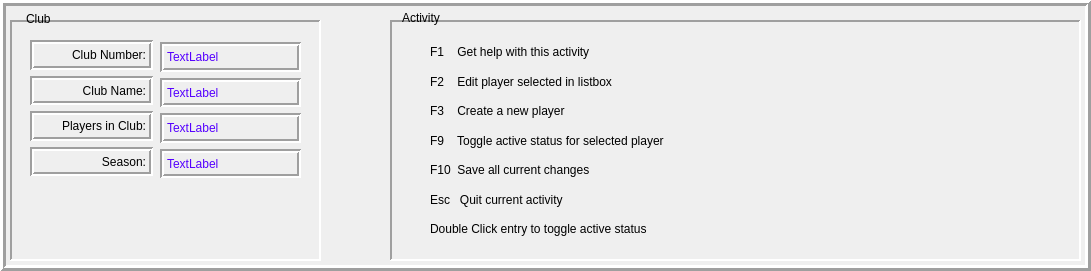
   <widget class="QFrame" name="sessionFrame">
    <property name="geometry">
     <rect>
      <x>10</x>
      <y>20</y>
      <width>1091</width>
      <height>271</height>
     </rect>
    </property>
    <property name="frameShape">
     <enum>QFrame::Shape::Box</enum>
    </property>
    <property name="frameShadow">
     <enum>QFrame::Shadow::Raised</enum>
    </property>
    <property name="lineWidth">
     <number>3</number>
    </property>
    <widget class="QFrame" name="clubFrame">
     <property name="geometry">
      <rect>
       <x>10</x>
       <y>20</y>
       <width>311</width>
       <height>241</height>
      </rect>
     </property>
     <property name="frameShape">
      <enum>QFrame::Shape::Panel</enum>
     </property>
     <property name="frameShadow">
      <enum>QFrame::Shadow::Sunken</enum>
     </property>
     <property name="lineWidth">
      <number>2</number>
     </property>
     <widget class="QWidget" name="layoutWidget">
      <property name="geometry">
       <rect>
        <x>20</x>
        <y>20</y>
        <width>123</width>
        <height>136</height>
       </rect>
      </property>
      <layout class="QVBoxLayout" name="verticalLayout_3">
       <item>
        <widget class="QLabel" name="clubNumberLabel">
         <property name="frameShape">
          <enum>QFrame::Shape::Box</enum>
         </property>
         <property name="frameShadow">
          <enum>QFrame::Shadow::Sunken</enum>
         </property>
         <property name="lineWidth">
          <number>2</number>
         </property>
         <property name="text">
          <string>Club Number:</string>
         </property>
         <property name="alignment">
          <set>Qt::AlignmentFlag::AlignRight|Qt::AlignmentFlag::AlignTrailing|Qt::AlignmentFlag::AlignVCenter</set>
         </property>
        </widget>
       </item>
       <item>
        <widget class="QLabel" name="clubNameLabel">
         <property name="frameShape">
          <enum>QFrame::Shape::Box</enum>
         </property>
         <property name="frameShadow">
          <enum>QFrame::Shadow::Sunken</enum>
         </property>
         <property name="lineWidth">
          <number>2</number>
         </property>
         <property name="text">
          <string>Club Name:</string>
         </property>
         <property name="alignment">
          <set>Qt::AlignmentFlag::AlignRight|Qt::AlignmentFlag::AlignTrailing|Qt::AlignmentFlag::AlignVCenter</set>
         </property>
        </widget>
       </item>
       <item>
        <widget class="QLabel" name="clubPlayersLabel">
         <property name="frameShape">
          <enum>QFrame::Shape::Box</enum>
         </property>
         <property name="frameShadow">
          <enum>QFrame::Shadow::Sunken</enum>
         </property>
         <property name="lineWidth">
          <number>2</number>
         </property>
         <property name="text">
          <string>Players in Club:</string>
         </property>
         <property name="alignment">
          <set>Qt::AlignmentFlag::AlignRight|Qt::AlignmentFlag::AlignTrailing|Qt::AlignmentFlag::AlignVCenter</set>
         </property>
        </widget>
       </item>
       <item>
        <widget class="QLabel" name="clubSeasonLabel">
         <property name="frameShape">
          <enum>QFrame::Shape::Box</enum>
         </property>
         <property name="frameShadow">
          <enum>QFrame::Shadow::Sunken</enum>
         </property>
         <property name="lineWidth">
          <number>2</number>
         </property>
         <property name="text">
          <string>Season:</string>
         </property>
         <property name="alignment">
          <set>Qt::AlignmentFlag::AlignRight|Qt::AlignmentFlag::AlignTrailing|Qt::AlignmentFlag::AlignVCenter</set>
         </property>
        </widget>
       </item>
      </layout>
     </widget>
     <widget class="QWidget" name="layoutWidget">
      <property name="geometry">
       <rect>
        <x>150</x>
        <y>22</y>
        <width>141</width>
        <height>136</height>
       </rect>
      </property>
      <layout class="QVBoxLayout" name="verticalLayout_4">
       <item>
        <widget class="QLabel" name="clubNumber">
         <property name="styleSheet">
          <string notr="true">color: rgb(85, 0, 255);
font: 700 11pt &quot;Segoe UI&quot;;</string>
         </property>
         <property name="frameShape">
          <enum>QFrame::Shape::Box</enum>
         </property>
         <property name="frameShadow">
          <enum>QFrame::Shadow::Sunken</enum>
         </property>
         <property name="lineWidth">
          <number>2</number>
         </property>
         <property name="text">
          <string>TextLabel</string>
         </property>
        </widget>
       </item>
       <item>
        <widget class="QLabel" name="clubName">
         <property name="styleSheet">
          <string notr="true">color: rgb(85, 0, 255);
font: 700 11pt &quot;Segoe UI&quot;;</string>
         </property>
         <property name="frameShape">
          <enum>QFrame::Shape::Box</enum>
         </property>
         <property name="frameShadow">
          <enum>QFrame::Shadow::Sunken</enum>
         </property>
         <property name="lineWidth">
          <number>2</number>
         </property>
         <property name="text">
          <string>TextLabel</string>
         </property>
        </widget>
       </item>
       <item>
        <widget class="QLabel" name="clubPlayers">
         <property name="styleSheet">
          <string notr="true">color: rgb(85, 0, 255);
font: 700 11pt &quot;Segoe UI&quot;;</string>
         </property>
         <property name="frameShape">
          <enum>QFrame::Shape::Box</enum>
         </property>
         <property name="frameShadow">
          <enum>QFrame::Shadow::Sunken</enum>
         </property>
         <property name="lineWidth">
          <number>2</number>
         </property>
         <property name="text">
          <string>TextLabel</string>
         </property>
        </widget>
       </item>
       <item>
        <widget class="QLabel" name="clubSeason">
         <property name="styleSheet">
          <string notr="true">color: rgb(85, 0, 255);
font: 700 11pt &quot;Segoe UI&quot;;</string>
         </property>
         <property name="frameShape">
          <enum>QFrame::Shape::Box</enum>
         </property>
         <property name="frameShadow">
          <enum>QFrame::Shadow::Sunken</enum>
         </property>
         <property name="lineWidth">
          <number>2</number>
         </property>
         <property name="text">
          <string>TextLabel</string>
         </property>
        </widget>
       </item>
      </layout>
     </widget>
    </widget>
    <widget class="QFrame" name="playerActivityFrame">
     <property name="geometry">
      <rect>
       <x>390</x>
       <y>20</y>
       <width>691</width>
       <height>241</height>
      </rect>
     </property>
     <property name="frameShape">
      <enum>QFrame::Shape::Panel</enum>
     </property>
     <property name="frameShadow">
      <enum>QFrame::Shadow::Sunken</enum>
     </property>
     <property name="lineWidth">
      <number>2</number>
     </property>
     <widget class="QWidget" name="layoutWidget">
      <property name="geometry">
       <rect>
        <x>40</x>
        <y>20</y>
        <width>300</width>
        <height>201</height>
       </rect>
      </property>
      <layout class="QVBoxLayout" name="verticalLayout_5">
       <item>
        <widget class="QLabel" name="playersF1ActivityLabel">
         <property name="text">
          <string>F1    Get help with this activity</string>
         </property>
        </widget>
       </item>
       <item>
        <widget class="QLabel" name="playersF2ActivityLabel">
         <property name="text">
          <string>F2    Edit player selected in listbox</string>
         </property>
        </widget>
       </item>
       <item>
        <widget class="QLabel" name="playersF3ActivityLabel">
         <property name="text">
          <string>F3    Create a new player</string>
         </property>
        </widget>
       </item>
       <item>
        <widget class="QLabel" name="playersF9ActivityLabel">
         <property name="text">
          <string>F9    Toggle active status for selected player</string>
         </property>
        </widget>
       </item>
       <item>
        <widget class="QLabel" name="playersF10ActivityLabel">
         <property name="text">
          <string>F10  Save all current changes</string>
         </property>
        </widget>
       </item>
       <item>
        <widget class="QLabel" name="playersEscActivityLabel">
         <property name="text">
          <string>Esc   Quit current activity</string>
         </property>
        </widget>
       </item>
       <item>
        <widget class="QLabel" name="playersDoubleClickActivityLabel">
         <property name="text">
          <string>Double Click entry to toggle active status</string>
         </property>
        </widget>
       </item>
      </layout>
     </widget>
    </widget>
    <widget class="QLabel" name="clubFrameLabel">
     <property name="geometry">
      <rect>
       <x>26</x>
       <y>9</y>
       <width>41</width>
       <height>20</height>
      </rect>
     </property>
     <property name="styleSheet">
      <string notr="true">opacity : 255</string>
     </property>
     <property name="text">
      <string>Club</string>
     </property>
    </widget>
    <widget class="QLabel" name="activityFrameLabel">
     <property name="geometry">
      <rect>
       <x>402</x>
       <y>8</y>
       <width>63</width>
       <height>20</height>
      </rect>
     </property>
     <property name="styleSheet">
      <string notr="true">opacity: 1.0;</string>
     </property>
     <property name="text">
      <string>Activity</string>
     </property>
    </widget>
   </widget>
